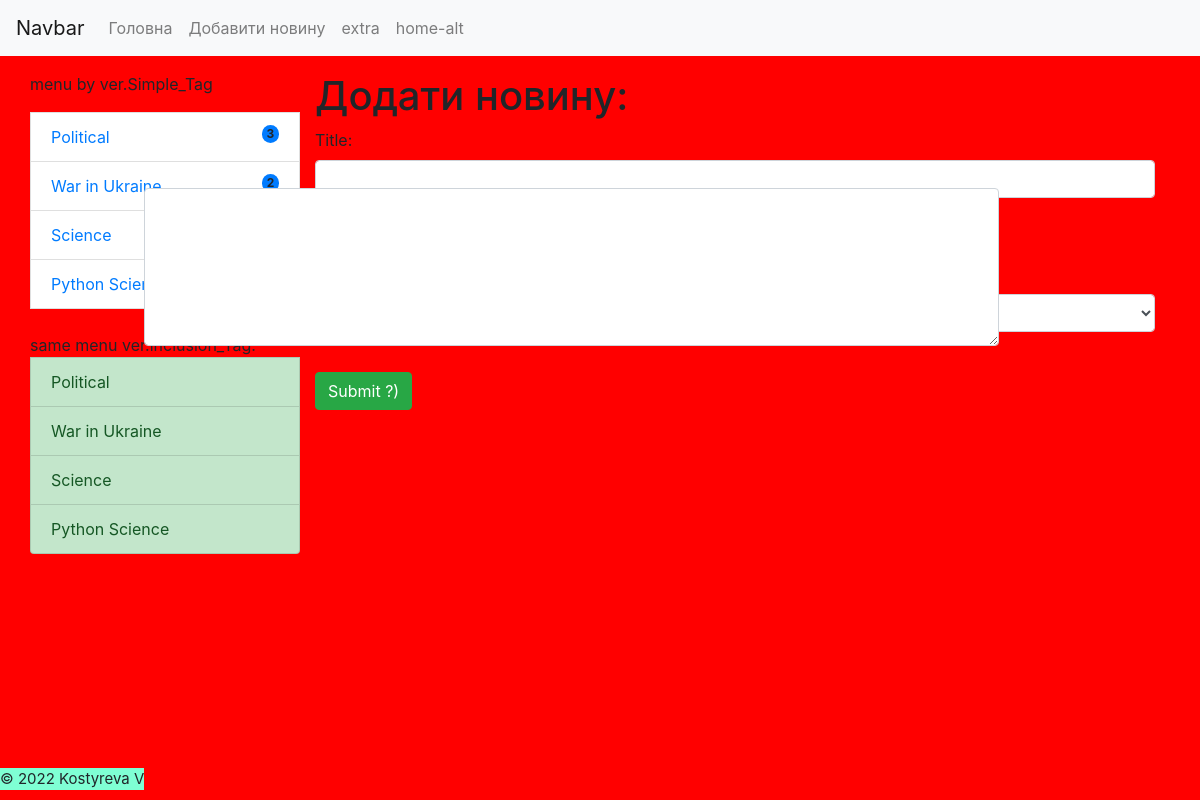
The page /article/add-news (signed in) on the database its author committed.
### blog/models.py (models this page shows)
class Category(models.Model):
    title = models.CharField(max_length=150, db_index=True, verbose_name='Категорія')
    def get_absolute_url(self):
        return reverse('category', kwargs={"category_id": self.pk})
    def __str__(self):
        return self.title
    class Meta:         # for admin.menu
        verbose_name= 'Категорія'
        verbose_name_plural = 'Категорії'

### blog/views.py (the view)
# urls.py: path('article/add-news', CreateNews.as_view(), name= 'add_news'),
class CreateNews(LoginRequiredMixin, CreateView):
    form_class = NewsForm
    template_name = 'blog/add_news.html'
    login_url = '/admin/'  # redirect if not authorized

### blog/forms.py
class NewsForm(forms.ModelForm):
    class Meta:
        model = News
        fields = 'title', 'content', 'category' #'__all__'рекомендується прописати всі =[ 'title', 'content', 'category']
        widgets = {
            'title': forms.TextInput(attrs={'class': 'form-control'}),
            'content': forms.Textarea(attrs={'class': 'form-control', 'rows':6}),
            'category': forms.Select(attrs={'class': 'form-control'})
        }

### blog/templatetags/news_tags.py (called while the page is built)
@register.simple_tag(name='get_list_categories')
def get_categories():
    categories = Category.objects.annotate(cnt= Count('news')).filter(cnt__gt=0)
    return categories

@register.inclusion_tag('blog/list_categor_inclusion_tag.html')
def show_categories(arg = 'same menu ver.inclusion_Tag:'):
    categories =Category.objects.all()
    return {'categories': categories, 'arg':arg}

### blog/Templates/blog/add_news.html (shortened to what this page needs)
{% extends 'base.html' %}
    {% block sidebar %}
        {% include 'blog/list_categories.html' %}
    {% endblock %}
{% block card_news_container %}
    <div class="list-group col-md-9">
        <form action="{% url 'add_news' %}" method="post" enctype="multipart/form-data">
            <H1>Додати новину:</H1>
            {{ form.as_p }}
            <br/>
            <button type="submit" class="btn btn-success">Submit ?)</button>
        </form>
    </div>
{% endblock %}

### blog/Templates/blog/list_categories.html
{% load news_tags %}
{% get_list_categories as categories %}
<p>menu by ver.Simple_Tag </p>
{% for categ in categories %}
    <li class="list-group-item d-flex justify-content-between align-items-start">
        <div class="ms-2 me-auto">
            <div class="fw-bold">  <a href="{% url 'category' categ.pk %}">{{ categ.title }}</a></div>
        </div>
        <span class="badge bg-primary rounded-pill"> {{ categ.cnt }} </span>
    </li>
{% endfor %}
<br>
{%  show_categories %}

### blog/Templates/blog/list_categor_inclusion_tag.html
{{arg}}
{% for categ in categories %}
    <a href="{{ categ.get_absolute_url }}" class="list-group-item list-group-item-action list-group-item-success">{{ categ.title }}</a>
{% endfor %}

### static/css/style.css (style rules this page uses)
body { background-color: red; }
textarea { position: absolute; top: 24%; right: 20%; height: 100px; }

### rows shown on the page
Category: title "Political", cnt "3"
Category: title "War in Ukraine", cnt "2"
Category: title "Science"
Category: title "Python Science"

### other values the page prints
{{ arg }} "same menu ver.inclusion_Tag:"
